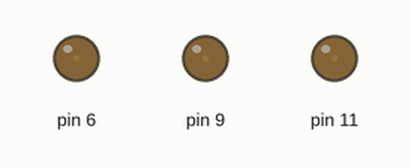
This sketch was run on a simulated Arduino Uno, built with avr-gcc and run on an emulated ATmega328P. Shown: output pins drawn as LEDs (lit = HIGH). What the sketch prints to the serial monitor is not drawn.

Above: at 0.05 s.
At 1.15 s:
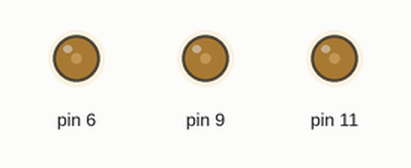
At 2.3 s:
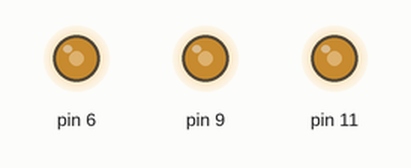
At 3.45 s:
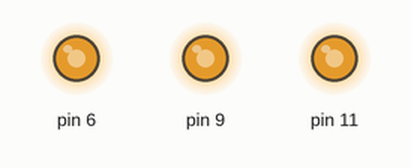
At 4.6 s:
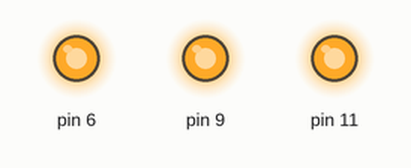
Timing chart, 0 to 6.1 s (numbered marks = the images above):
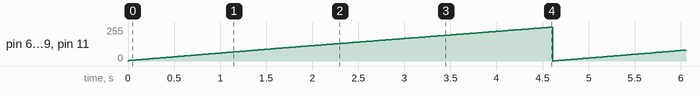

The sketch:

codigo_pwm.ino
```cpp
// C++ code
//
void setup()
{
  Serial.begin(9600);
}

void loop()
{
  for (int digitalInput=0; digitalInput<255; digitalInput++){
    Serial.print("DigitalInput:");
    Serial.println(digitalInput);
    analogWrite(11, digitalInput);
    analogWrite(9, digitalInput);
    analogWrite(6, digitalInput);
  }
}
```

Measured:
- by itself, pin 6, pin 9, pin 11: ramps from 0/255 to 254/255 and jumps back, once every 4.7 s
